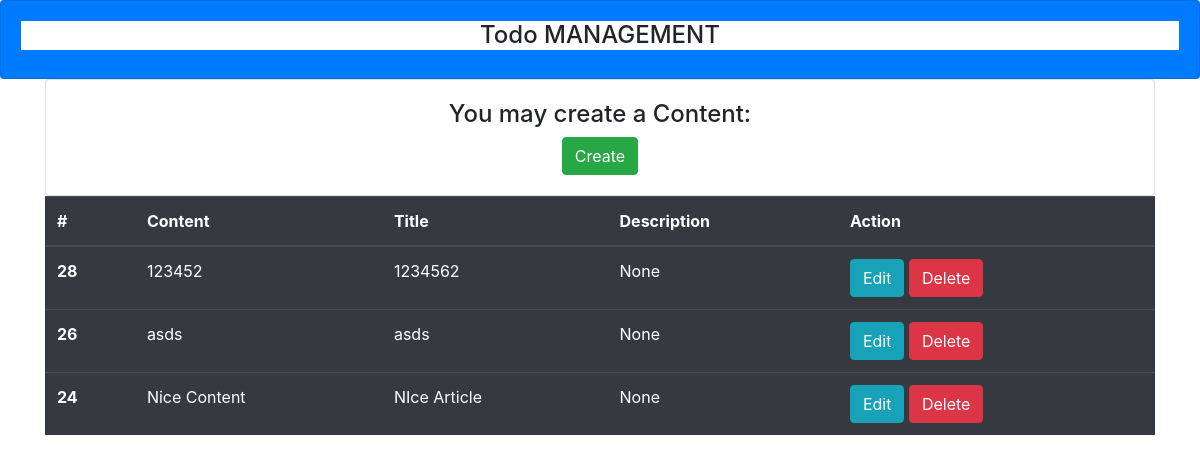
The page /todo on the database as committed earlier.
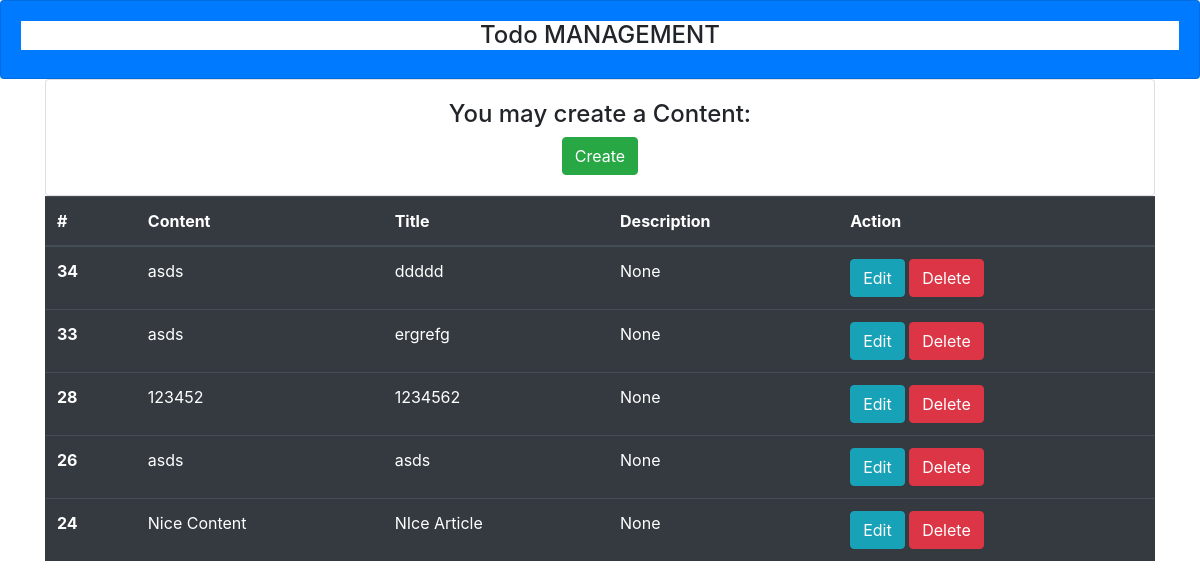
The same page on the database as committed later.
### todo/models.py (models this page shows, shortened)
class Todo(models.Model):
    content = models.CharField(max_length=50)
    title = models.TextField()
    description = models.TextField(blank=True, null=True)
    date = models.DateTimeField(auto_now_add=True)

### todo/views.py (the view)
# urls.py: path('', views.index, name='index'),
def index(request):
    todoList = Todo.objects.all().order_by('-date')
    return render(request, 'todo/list.html', {'list': todoList})

### todo/templates/todo/list.html
{% extends 'todo/base.html' %} {% block content %}
<div class="container">
  <div class="row">
    <div class="col-lg">
      <div class="card">
        <div class="card-body">
          <center>
            <h4>You may create a Content:</h4>
            <a href="{% url 'save' %}" class="btn btn-success">Create</a>
          </center>
        </div>
      </div>
    </div>
  </div>
  <div class="row">
    <div class="col">
      <table class="table table-dark">
        <thead>
          <tr>
            <th scope="col">#</th>
            <th scope="col">Content</th>
            <th scope="col">Title</th>
            <th scope="col">Description</th>
            <th scope="col">Action</th>
          </tr>
        </thead>
        <tbody>
          {% for list in list %}
          <tr>
            <th scope="row">{{ list.id }}</th>
            <td>{{ list.content }}</td>
            <td>{{ list.title }}</td>
            <td>{{ list.description }}</td>
            <td>
              <a class="btn btn-info" href="{% url 'edittodo' list.id %}"
                >Edit</a
              >
              <a class="btn btn-danger" href="{% url 'delete' list.id %}"
                >Delete</a
              >
            </td>
          </tr>
          {% endfor %}
        </tbody>
      </table>
    </div>
  </div>
</div>
{% endblock %}

### todo/templates/todo/base.html (shortened to what this page needs)
<!DOCTYPE html>
<html lang="en">
  <head>
    <link
      rel="stylesheet"
      href="https://stackpath.bootstrapcdn.com/bootstrap/4.3.1/css/bootstrap.min.css"
    />
  </head>
  <body>
    <div class="card bg-primary">
      <div class="card-body text-center">
        <h4 class="bg-white">Todo MANAGEMENT</h4>
      </div>
    </div>
    {% block content %}{% endblock %}
  </body>
</html>

Rows that differ between the two databases and show on the page:
added Todo: id "34", content "asds", title "ddddd", description "None"
added Todo: id "33", content "asds", title "ergrefg", description "None"
